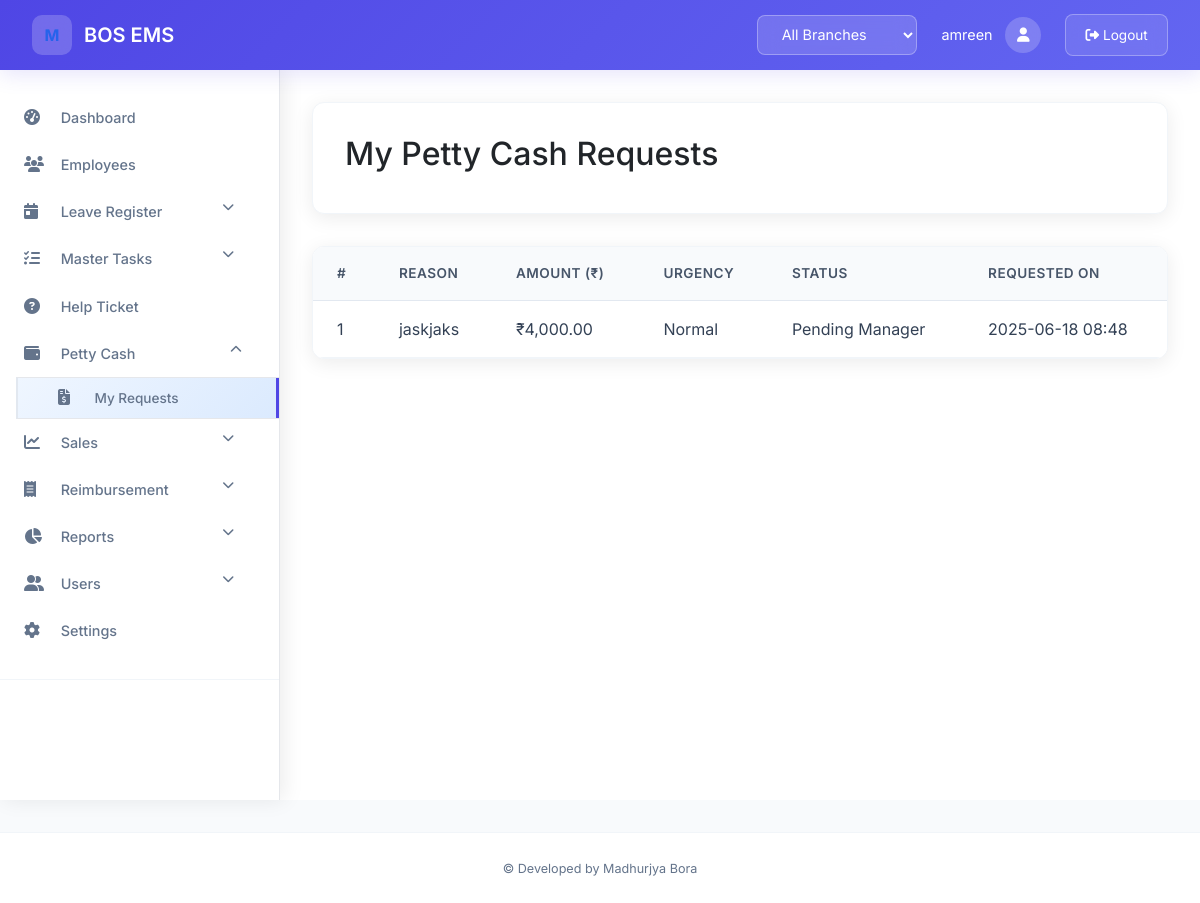
Page /petty_cash/ (signed in) on the committed database.
### apps/petty_cash/models.py (models this page shows, shortened)
class PettyCashRequest(models.Model):
    URGENCY_CHOICES = [
        ('Low', 'Low'),
        ('Medium', 'Medium'),
        ('High', 'High'),
    ]
    STATUS_CHOICES = [
        ('Pending', 'Pending'),
        ('Manager Approved', 'Manager Approved'),
        ('Manager Rejected', 'Manager Rejected'),
        ('Finance Approved', 'Finance Approved'),
        ('Finance Rejected', 'Finance Rejected'),
    ]
    requester         = models.ForeignKey(User, on_delete=models.CASCADE)
    reason            = models.TextField()
    amount            = models.DecimalField(max_digits=10, decimal_places=2)
    urgency           = models.CharField(max_length=10, choices=URGENCY_CHOICES, default='Low')
    status            = models.CharField(max_length=20, choices=STATUS_CHOICES, default='Pending')
    manager_comment   = models.TextField(blank=True, null=True)
    finance_comment   = models.TextField(blank=True, null=True)
    created_at        = models.DateTimeField(auto_now_add=True)
    updated_at        = models.DateTimeField(auto_now=True)

### apps/petty_cash/views.py (the view)
# urls.py: path('',              views.list_requests,     name='list_requests'),
@login_required
def list_requests(request):
    qs = PettyCashRequest.objects.filter(requester=request.user).order_by('-created_at')
    return render(request, 'petty_cash/list_requests.html', {
        'requests': qs
    })

### apps/core/templatetags/group_tags.py (called while the page is built)
@register.filter
def has_group(user, name):
    return user.groups.filter(name=name).exists()

### templates/petty_cash/list_requests.html (shortened to what this page needs)
{% extends "base.html" %}
{% load humanize %}
{% block content %}
<div class="page-header">
  <h2>My Petty Cash Requests</h2>
</div>
<div class="content-card">
  <div class="table-responsive">
    <table class="table mb-0">
      <thead>
        <tr>
          <th>#</th>
          <th>Reason</th>
          <th>Amount (₹)</th>
          <th>Urgency</th>
          <th>Status</th>
          <th>Requested On</th>
        </tr>
      </thead>
      <tbody>
        {% for req in requests %}
        <tr>
          <td>{{ forloop.counter }}</td>
          <td>{{ req.reason }}</td>
          <td>₹{{ req.amount|floatformat:2|intcomma }}</td>
          <td>{{ req.get_urgency_display }}</td>
          <td>{{ req.status }}</td>
          <td>{{ req.created_at|date:"Y-m-d H:i" }}</td>
        </tr>
        {% empty %}
        <tr>
          <td colspan="6" class="text-center">No requests found.</td>
        </tr>
        {% endfor %}
      </tbody>
    </table>
  </div>
</div>
{% endblock %}

### templates/base.html (shortened to what this page needs)
{% load static group_tags %}
<!DOCTYPE html>
<html lang="en">
<head>
  <link href="https://cdnjs.cloudflare.com/ajax/libs/font-awesome/6.4.0/css/all.min.css" rel="stylesheet">
  <link href="https://cdn.jsdelivr.net/npm/bootstrap@5.3.0/dist/css/bootstrap.min.css" rel="stylesheet">
  <link href="{% static 'css/custom.css' %}" rel="stylesheet">
</head>
<body>
  {% if user.is_authenticated %}
    <div class="header">
      <div class="logo">
        <div class="logo-icon">M</div>
        <span class="logo-text">BOS EMS</span>
      </div>
      <div class="header-actions">
        <select class="branch-select">
          <option>All Branches</option>
        </select>
        <div class="user-menu">
          <span>{{ user.get_full_name|default:user.username }}</span>
          <div class="user-avatar"><i class="fas fa-user"></i></div>
        </div>
        <form method="post" action="{% url 'logout' %}" style="margin:0;">
          <button class="logout-btn"><i class="fas fa-sign-out-alt"></i> Logout</button>
        </form>
      </div>
    </div>
    <nav class="sidebar" id="sidebar">
      <div class="nav-section">
        <a href="{% url 'dashboard:home' %}"
           class="nav-item {% if request.resolver_match.app_name == 'dashboard' and request.resolver_match.url_name == 'home' %}active{% endif %}">
          <i class="fas fa-tachometer-alt"></i> Dashboard
        </a>
        <a href="{% url 'recruitment:employee_list' %}"
           class="nav-item {% if request.resolver_match.app_name == 'recruitment' and request.resolver_match.url_name == 'employee_list' %}active{% endif %}">
          <i class="fas fa-users"></i> Employees
        </a>
        <button class="nav-item" onclick="toggleSubmenu('leaveSubmenu')">
          <i class="fas fa-calendar-day"></i> Leave Register <i class="fas fa-chevron-down chevron"></i>
        </button>
        <button class="nav-item" onclick="toggleSubmenu('masterTasksSubmenu')">
          <i class="fas fa-tasks"></i> Master Tasks <i class="fas fa-chevron-down chevron"></i>
        </button>
        <a href="{% url 'tasks:list_help_ticket' %}"
           class="nav-item {% if request.resolver_match.app_name == 'tasks' and request.resolver_match.url_name == 'list_help_ticket' %}active{% endif %}">
          <i class="fas fa-question-circle"></i> Help Ticket
        </a>
   <button class="nav-item" onclick="toggleSubmenu('pettyCashSubmenu')">
      <i class="fas fa-wallet"></i> Petty Cash
      <i class="fas fa-chevron-down chevron"></i>
    </button>
    <div class="submenu" id="pettyCashSubmenu" style="display: none;">
      <a
        href="{% url 'petty_cash:list_requests' %}"
        class="nav-item {% if request.resolver_match.app_name == 'petty_cash' and request.resolver_match.url_name == 'list_requests' %}active{% endif %}"
      >
        <i class="fas fa-file-invoice-dollar"></i>
        My Requests
      </a>
    </div>
        <button class="nav-item" onclick="toggleSubmenu('salesSubmenu')">
          <i class="fas fa-chart-line"></i> Sales <i class="fas fa-chevron-down chevron"></i>
        </button>
        <button class="nav-item" onclick="toggleSubmenu('reimbursementSubmenu')">
          <i class="fas fa-receipt"></i> Reimbursement <i class="fas fa-chevron-down chevron"></i>
        </button>
        <button class="nav-item" onclick="toggleSubmenu('reportsSubmenu')">
          <i class="fas fa-chart-pie"></i> Reports <i class="fas fa-chevron-down chevron"></i>
        </button>
        {% if user.is_superuser %}
        <button class="nav-item" onclick="toggleSubmenu('usersSubmenu')">
          <i class="fas fa-user-friends"></i> Users <i class="fas fa-chevron-down chevron"></i>
        </button>
        {% endif %}
        <a href="#" class="nav-item"><i class="fas fa-cog"></i> Settings</a>
      </div>
    </nav>
  {% endif %}
  <main class="{% if user.is_authenticated %}main-content{% else %}container mt-5{% endif %}" id="mainContent">
    {% block content %}{% endblock %}
  </main>
  {% if user.is_authenticated %}
    <footer>
      <small>© {{ now|date:"Y" }} Developed by Madhurjya Bora</small>
    </footer>
  {% endif %}
</body>
</html>

### static/css/custom.css (style rules this page uses)
:root { --sidebar-width: 240px; --primary-blue: #2563eb; --sidebar-bg: #ffffff; --sidebar-text: #6b7280; --sidebar-active: #2563eb; --sidebar-hover: #f3f4f6; --border-color: #e5e7eb; --text-gray: #6b7280; --text-dark: #374151; }
* { margin: 0; padding: 0; box-sizing: border-box; transition: all .3s cubic-bezier(.4,0,.2,1); }
body { font-family: 'Inter', sans-serif; background-color: #ffffff; min-height: 100vh; overflow-x: hidden; }
.logo-icon { background: white; color: var(--primary-blue); width: 32px; height: 32px; border-radius: 6px; display: flex; align-items: center; justify-content: center; font-weight: bold; }
.sidebar { background: var(--sidebar-bg); width: var(--sidebar-width); height: calc(100vh - 60px); position: fixed; top: 60px; left: 0; border-right: 1px solid var(--border-color); overflow-y: auto; transition: transform 0.3s ease; z-index: 900; }
.submenu { background: #f8fafc; border-top: 1px solid var(--border-color); border-bottom: 1px solid var(--border-color); }
.main-content { background-color: #ffffff; margin-left: var(--sidebar-width); margin-top: 60px; padding: 2rem; min-height: calc(100vh - 60px); transition: margin-left 0.3s ease; }
footer { background: var(--sidebar-bg); border-top: 1px solid var(--border-color); text-align: center; padding: 1rem; color: var(--text-gray); font-size: 0.875rem; }
.logout-btn { background: none; border: 1px solid rgba(255,255,255,0.3); color: white; padding: 0.5rem 1rem; border-radius: 6px; font-size: 0.875rem; cursor: pointer; }

### rows in the picture
PettyCashRequest: reason "jaskjaks", amount "4,000.00", urgency "Normal", status "Pending Manager", created_at "2025-06-18 08:48"

### other values in the picture
{{ user.get_full_name|default:user.username }} "amreen"
